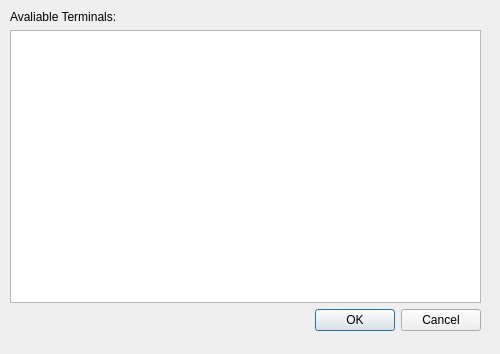
<?xml version="1.0" encoding="UTF-8"?>
<ui version="4.0">
 <class>FindTerminal</class>
 <widget class="QDialog" name="FindTerminal">
  <property name="geometry">
   <rect>
    <x>0</x>
    <y>0</y>
    <width>500</width>
    <height>354</height>
   </rect>
  </property>
  <property name="windowTitle">
   <string>Select Terminal</string>
  </property>
  <property name="styleSheet">
   <string notr="true"/>
  </property>
  <widget class="QWidget" name="verticalLayoutWidget">
   <property name="geometry">
    <rect>
     <x>10</x>
     <y>10</y>
     <width>471</width>
     <height>321</height>
    </rect>
   </property>
   <layout class="QVBoxLayout" name="verticalLayout">
    <item>
     <widget class="QLabel" name="label">
      <property name="text">
       <string>Avaliable Terminals:</string>
      </property>
     </widget>
    </item>
    <item>
     <widget class="QListWidget" name="listWidget"/>
    </item>
    <item>
     <widget class="QDialogButtonBox" name="buttonBox">
      <property name="orientation">
       <enum>Qt::Orientation::Horizontal</enum>
      </property>
      <property name="standardButtons">
       <set>QDialogButtonBox::StandardButton::Cancel|QDialogButtonBox::StandardButton::Ok</set>
      </property>
     </widget>
    </item>
   </layout>
  </widget>
 </widget>
 <resources/>
 <connections>
  <connection>
   <sender>buttonBox</sender>
   <signal>accepted()</signal>
   <receiver>FindTerminal</receiver>
   <slot>accept()</slot>
   <hints>
    <hint type="sourcelabel">
     <x>248</x>
     <y>254</y>
    </hint>
    <hint type="destinationlabel">
     <x>157</x>
     <y>274</y>
    </hint>
   </hints>
  </connection>
  <connection>
   <sender>buttonBox</sender>
   <signal>rejected()</signal>
   <receiver>FindTerminal</receiver>
   <slot>reject()</slot>
   <hints>
    <hint type="sourcelabel">
     <x>316</x>
     <y>260</y>
    </hint>
    <hint type="destinationlabel">
     <x>286</x>
     <y>274</y>
    </hint>
   </hints>
  </connection>
 </connections>
</ui>
